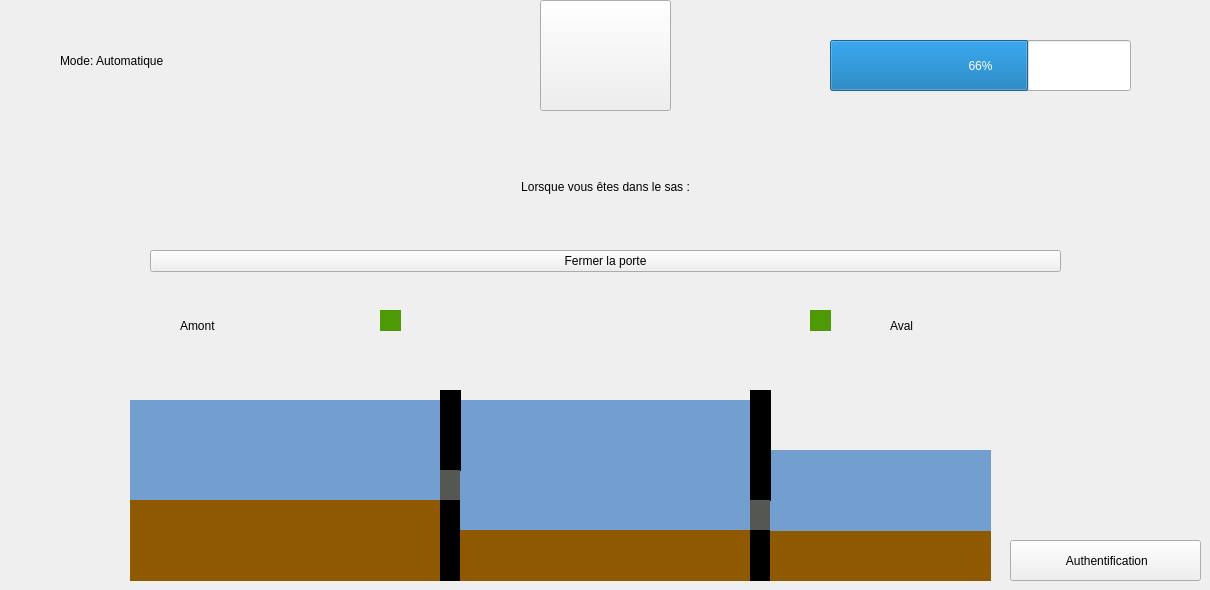
    <widget class="QWidget" name="page_2">
     <widget class="QLabel" name="label_2">
      <property name="geometry">
       <rect>
        <x>60</x>
        <y>40</y>
        <width>401</width>
        <height>41</height>
       </rect>
      </property>
      <property name="styleSheet">
       <string notr="true">font: 30pt &quot;Ubuntu&quot;;</string>
      </property>
      <property name="text">
       <string>Mode: Automatique</string>
      </property>
     </widget>
     <widget class="QPushButton" name="Button_urgence2">
      <property name="geometry">
       <rect>
        <x>540</x>
        <y>0</y>
        <width>131</width>
        <height>111</height>
       </rect>
      </property>
      <property name="text">
       <string/>
      </property>
      <property name="icon">
       <iconset>
        <normaloff>../build-tp_note-Desktop_Qt_5_8_0_GCC_64bit-Debug/ressources/stop.png</normaloff>../build-tp_note-Desktop_Qt_5_8_0_GCC_64bit-Debug/ressources/stop.png</iconset>
      </property>
      <property name="iconSize">
       <size>
        <width>100</width>
        <height>100</height>
       </size>
      </property>
     </widget>
     <widget class="QProgressBar" name="progressBar_2">
      <property name="geometry">
       <rect>
        <x>830</x>
        <y>40</y>
        <width>301</width>
        <height>51</height>
       </rect>
      </property>
      <property name="value">
       <number>66</number>
      </property>
     </widget>
     <widget class="QWidget" name="verticalLayoutWidget_3">
      <property name="geometry">
       <rect>
        <x>150</x>
        <y>130</y>
        <width>911</width>
        <height>151</height>
       </rect>
      </property>
      <layout class="QVBoxLayout" name="verticalLayout_4">
       <item>
        <widget class="QLabel" name="label_3">
         <property name="maximumSize">
          <size>
           <width>16777215</width>
           <height>100</height>
          </size>
         </property>
         <property name="styleSheet">
          <string notr="true">font: 30pt &quot;Ubuntu&quot;;</string>
         </property>
         <property name="text">
          <string>Lorsque vous êtes dans le sas :</string>
         </property>
         <property name="alignment">
          <set>Qt::AlignCenter</set>
         </property>
        </widget>
       </item>
       <item>
        <widget class="QPushButton" name="Button_Amont_Aval_4">
         <property name="styleSheet">
          <string notr="true">font: 30pt &quot;Ubuntu&quot;;</string>
         </property>
         <property name="text">
          <string>Fermer la porte</string>
         </property>
        </widget>
       </item>
      </layout>
     </widget>
     <widget class="QPushButton" name="Button_auth2">
      <property name="geometry">
       <rect>
        <x>1010</x>
        <y>540</y>
        <width>191</width>
        <height>41</height>
       </rect>
      </property>
      <property name="text">
       <string> Authentification</string>
      </property>
      <property name="icon">
       <iconset>
        <normaloff>../build-tp_note-Desktop_Qt_5_8_0_GCC_64bit-Debug/ressources/lock.png</normaloff>../build-tp_note-Desktop_Qt_5_8_0_GCC_64bit-Debug/ressources/lock.png</iconset>
      </property>
     </widget>
     <widget class="QLabel" name="label_24">
      <property name="geometry">
       <rect>
        <x>460</x>
        <y>530</y>
        <width>291</width>
        <height>51</height>
       </rect>
      </property>
      <property name="styleSheet">
       <string notr="true">background-color: rgb(143, 89, 2);</string>
      </property>
      <property name="text">
       <string/>
      </property>
     </widget>
     <widget class="QLabel" name="label_25">
      <property name="geometry">
       <rect>
        <x>770</x>
        <y>530</y>
        <width>221</width>
        <height>51</height>
       </rect>
      </property>
      <property name="styleSheet">
       <string notr="true">background-color: rgb(143, 89, 2);</string>
      </property>
      <property name="text">
       <string/>
      </property>
     </widget>
     <widget class="QLabel" name="eau2">
      <property name="geometry">
       <rect>
        <x>460</x>
        <y>400</y>
        <width>291</width>
        <height>131</height>
       </rect>
      </property>
      <property name="styleSheet">
       <string notr="true">background-color: rgb(114, 159, 207);</string>
      </property>
      <property name="text">
       <string/>
      </property>
     </widget>
     <widget class="QLabel" name="label_55">
      <property name="geometry">
       <rect>
        <x>750</x>
        <y>450</y>
        <width>241</width>
        <height>81</height>
       </rect>
      </property>
      <property name="styleSheet">
       <string notr="true">background-color: rgb(114, 159, 207);</string>
      </property>
      <property name="text">
       <string/>
      </property>
     </widget>
     <widget class="QLabel" name="label_5">
      <property name="geometry">
       <rect>
        <x>440</x>
        <y>500</y>
        <width>20</width>
        <height>81</height>
       </rect>
      </property>
      <property name="styleSheet">
       <string notr="true">background-color: black;</string>
      </property>
      <property name="text">
       <string/>
      </property>
     </widget>
     <widget class="QLabel" name="vanne3">
      <property name="geometry">
       <rect>
        <x>440</x>
        <y>470</y>
        <width>20</width>
        <height>31</height>
       </rect>
      </property>
      <property name="styleSheet">
       <string notr="true">background-color: rgb(85, 87, 83);</string>
      </property>
      <property name="text">
       <string/>
      </property>
     </widget>
     <widget class="QLabel" name="porte3">
      <property name="geometry">
       <rect>
        <x>440</x>
        <y>390</y>
        <width>21</width>
        <height>81</height>
       </rect>
      </property>
      <property name="styleSheet">
       <string notr="true">background-color: black;
</string>
      </property>
      <property name="text">
       <string/>
      </property>
     </widget>
     <widget class="QLabel" name="label_69">
      <property name="geometry">
       <rect>
        <x>130</x>
        <y>500</y>
        <width>311</width>
        <height>81</height>
       </rect>
      </property>
      <property name="styleSheet">
       <string notr="true">background-color: rgb(143, 89, 2);</string>
      </property>
      <property name="text">
       <string/>
      </property>
     </widget>
     <widget class="QLabel" name="label_70">
      <property name="geometry">
       <rect>
        <x>130</x>
        <y>400</y>
        <width>331</width>
        <height>101</height>
       </rect>
      </property>
      <property name="styleSheet">
       <string notr="true">background-color: rgb(114, 159, 207);</string>
      </property>
      <property name="text">
       <string/>
      </property>
     </widget>
     <widget class="QLabel" name="label_71">
      <property name="geometry">
       <rect>
        <x>750</x>
        <y>530</y>
        <width>20</width>
        <height>51</height>
       </rect>
      </property>
      <property name="styleSheet">
       <string notr="true">background-color: black;</string>
      </property>
      <property name="text">
       <string/>
      </property>
     </widget>
     <widget class="QLabel" name="vanne4">
      <property name="geometry">
       <rect>
        <x>750</x>
        <y>500</y>
        <width>20</width>
        <height>31</height>
       </rect>
      </property>
      <property name="styleSheet">
       <string notr="true">background-color: rgb(85, 87, 83);</string>
      </property>
      <property name="text">
       <string/>
      </property>
     </widget>
     <widget class="QLabel" name="porte4">
      <property name="geometry">
       <rect>
        <x>750</x>
        <y>390</y>
        <width>21</width>
        <height>111</height>
       </rect>
      </property>
      <property name="styleSheet">
       <string notr="true">background-color: black;
</string>
      </property>
      <property name="text">
       <string/>
      </property>
     </widget>
     <widget class="QLabel" name="feux3">
      <property name="geometry">
       <rect>
        <x>380</x>
        <y>310</y>
        <width>21</width>
        <height>21</height>
       </rect>
      </property>
      <property name="styleSheet">
       <string notr="true">background-color: rgb(78, 154, 6)</string>
      </property>
      <property name="text">
       <string/>
      </property>
     </widget>
     <widget class="QLabel" name="feux4">
      <property name="geometry">
       <rect>
        <x>810</x>
        <y>310</y>
        <width>21</width>
        <height>21</height>
       </rect>
      </property>
      <property name="styleSheet">
       <string notr="true">background-color: rgb(78, 154, 6)</string>
      </property>
      <property name="text">
       <string/>
      </property>
     </widget>
     <widget class="QLabel" name="label_26">
      <property name="geometry">
       <rect>
        <x>180</x>
        <y>300</y>
        <width>131</width>
        <height>51</height>
       </rect>
      </property>
      <property name="styleSheet">
       <string notr="true">font: 30pt &quot;Ubuntu&quot;;</string>
      </property>
      <property name="text">
       <string>Amont</string>
      </property>
     </widget>
     <widget class="QLabel" name="label_61">
      <property name="geometry">
       <rect>
        <x>890</x>
        <y>300</y>
        <width>131</width>
        <height>51</height>
       </rect>
      </property>
      <property name="styleSheet">
       <string notr="true">font: 30pt &quot;Ubuntu&quot;;</string>
      </property>
      <property name="text">
       <string>Aval</string>
      </property>
     </widget>
     <zorder>label_70</zorder>
     <zorder>label_2</zorder>
     <zorder>Button_urgence2</zorder>
     <zorder>progressBar_2</zorder>
     <zorder>verticalLayoutWidget_3</zorder>
     <zorder>Button_auth2</zorder>
     <zorder>label_25</zorder>
     <zorder>eau2</zorder>
     <zorder>label_55</zorder>
     <zorder>porte3</zorder>
     <zorder>label_69</zorder>
     <zorder>porte4</zorder>
     <zorder>feux3</zorder>
     <zorder>feux4</zorder>
     <zorder>label_26</zorder>
     <zorder>label_61</zorder>
     <zorder>label_24</zorder>
     <zorder>vanne3</zorder>
     <zorder>label_5</zorder>
     <zorder>vanne4</zorder>
     <zorder>label_71</zorder>
    </widget>
